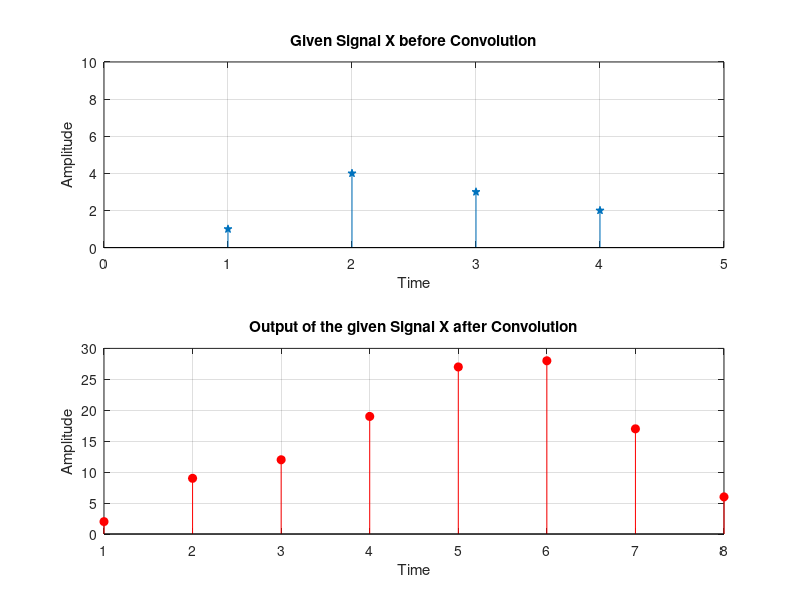

This figure's MATLAB source:
%{
    Given the impulse response of the systems as: 
        h[n]= 2?[n] + ?[n?1]+ 2?[n?2]+ 4?[n?3]+ 3?[n?4] 
    If the input
        x[n] = ?[n]+ 4?[n?1] +3?[n?2] + 2?[n?3] 
    is applied to the system, determine the output of the system. 
%}

clc
close

t = [0 1 2 3 4];
H = [2 1 2 4 3];
X = [1 4 3 2];

Z = conv(H, X);

subplot(2, 1, 1);
stem(X, 'p', 'filled');
title('Given Signal X before Convolution');
xlabel('Time');
ylabel('Amplitude');
axis([0, 5, 0, 10]);
grid;

subplot(2, 1, 2);
stem(Z, 'r', 'filled');
title('Output of the given Signal X after Convolution');
xlabel('Time');
ylabel('Amplitude');
grid;